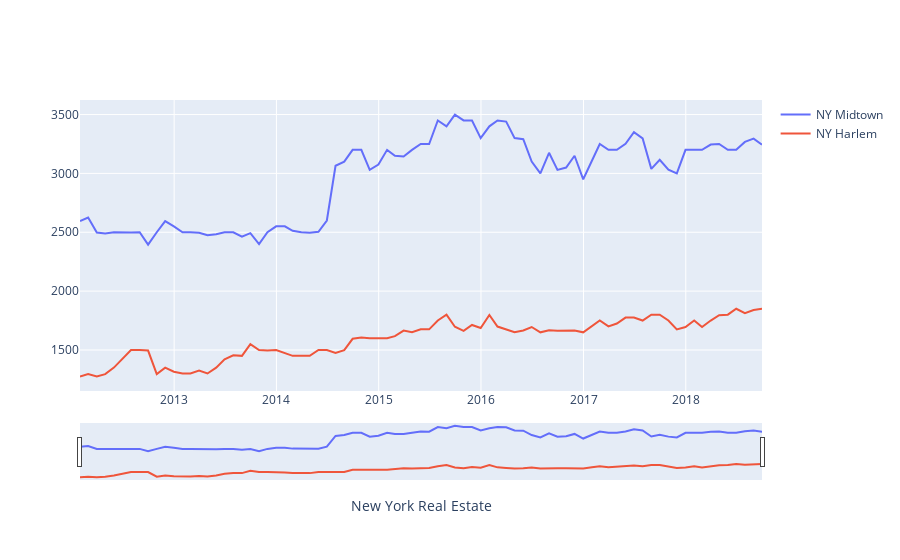

The notebook cell this image was saved under:
### Code cell
graph = go.Figure()
graph.add_trace(go.Scatter(x=midtown.index, y=midtown['Value'], name='NY Midtown'))
graph.add_trace(go.Scatter(x=harlem.index, y=harlem['Value'], name='NY Harlem'))
graph.update_xaxes(
    rangeslider_visible=True,title='New York Real Estate'
)
graph.show()
